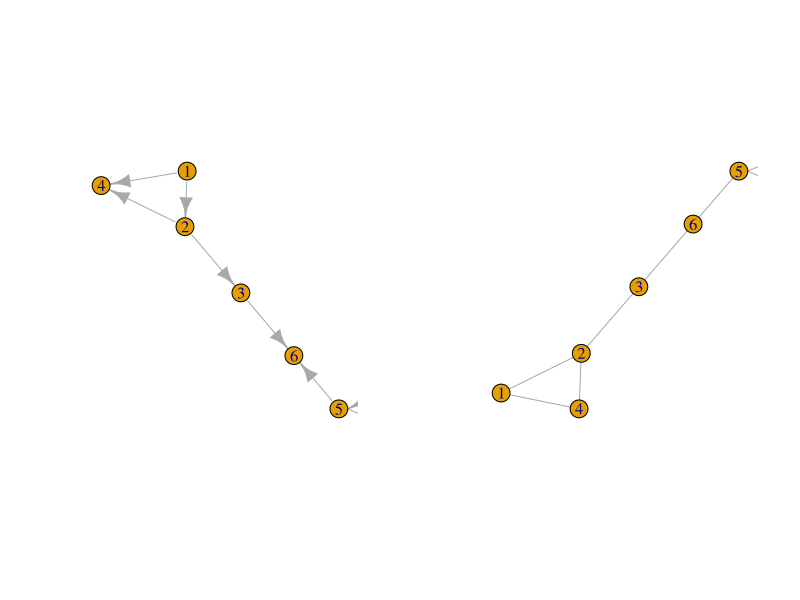
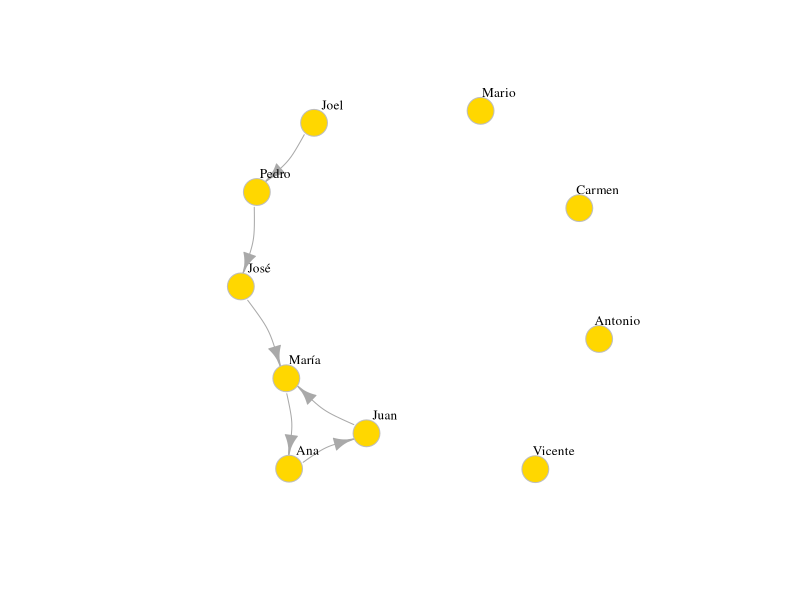

R code for these plots, in order:
# Redes
library(igraph)

g.dir <- graph(edges = c(1,2, 2,3, 2,4, 1,4, 5,5, 3,6, 5,6), n=6)
g.n_dir <- graph(edges = c(1,2, 2,3, 2,4, 1,4,
                           5,5, 3,6, 5,6), n=6, directed = F)

par(mfrow=c(1,2))

plot(g.dir)
plot(g.n_dir)

g_isolated <- graph(edges = c("Juan", "María", 
                              "María", "Ana",
                              "Ana", "Juan", 
                              "José", "María",
                              "Pedro", "José",
                              "Joel", "Pedro"),
                    isolates = c( "Carmen", "Antonio", 
                                  "Mario", "Vicente"))

par(mfrow=c(1,1))

plot(g_isolated,edge.arrow.size=1,
     vertex.color="gold",vertex.size=15,
     vertex.frame.color="gray",
     vertex.label.color="black",
     vertex.label.cex = 0.8,
     vertex.label.dist=2,
     edge.curved=0.2)
